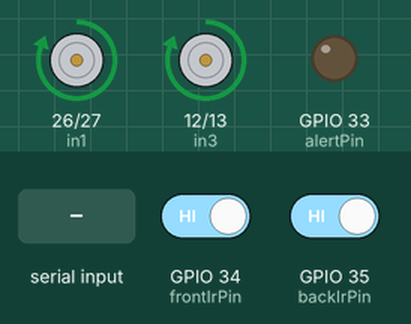
A sketch run on a simulated ESP32. On the bench: motor-driver pin pairs drawn as motors (green arrow = first pin HIGH = forward, orange = second pin HIGH = backward, longer = more drive, scaled by the enable pin), output pins drawn as LEDs (lit = HIGH). The inputs (shaded band) are chosen by the test bench; at power-on: GPIO 34 (frontIrPin) HIGH, GPIO 35 (backIrPin) HIGH.

Above: at 1.2 s.
1.3 s: "90,45\n" received over Serial
At 4.1 s:
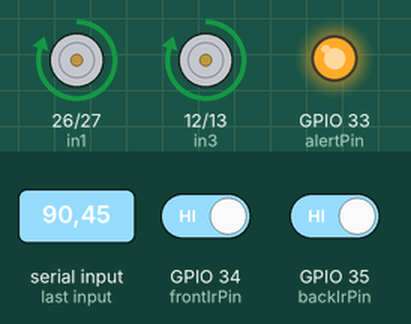
4.3 s: GPIO 34 (frontIrPin) driven LOW and GPIO 35 (backIrPin) driven LOW
At 7.45 s:
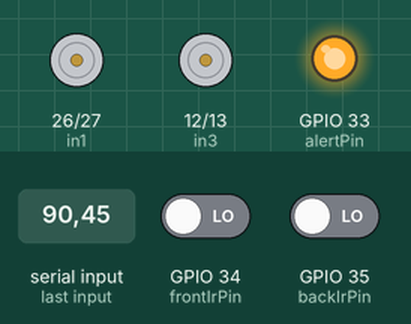
Timing chart, 0 to 16.3 s (numbered marks = the images above; inputs shaded):
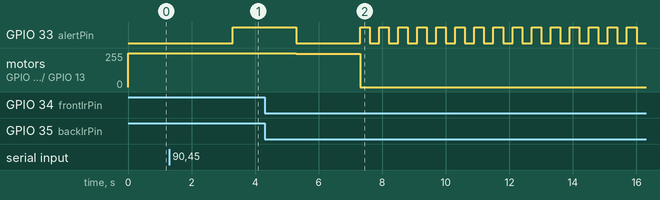

Measured:
- after the input at 1.3 s, GPIO 33 (alertPin): LOW → HIGH after 2.0 s; motor on GPIO 26 (in1) / GPIO 27 (in2), motor on GPIO 12 (in3) / GPIO 13 (in4): forward 255/255 → forward 254/255 at once, → forward 253/255 2.0 s later

The sketch:

Main_code.ino
```cpp
// =======================================================
// 1. PIN DEFINITIONS
// =======================================================
// Motor A (Left)
const int enA = 25;
const int in1 = 26;
const int in2 = 27;

// Motor B (Right)
const int enB = 14;
const int in3 = 12;
const int in4 = 13;

// Sensors & Alerts
const int frontIrPin = 34;    // Front IR Sensor (Input Only Pin)
const int backIrPin = 35;     // Back IR Sensor (Input Only Pin)
const int alertPin = 33;      // Hazard LEDs & Buzzer combined here

// =======================================================
// 2. SYSTEM VARIABLES
// =======================================================
int currentSpeed = 255;
int targetSpeed = 255;
int drowsinessScore = 0;
bool emergencyStopActive = false;

// Non-blocking timer variables for Hazard/Buzzer blinking
unsigned long previousMillis = 0;
const long blinkInterval = 300; // Blink every 300ms
bool alertState = false;

void setup() {
  Serial.begin(9600);

  // Configure Motors
  pinMode(enA, OUTPUT); pinMode(in1, OUTPUT); pinMode(in2, OUTPUT);
  pinMode(enB, OUTPUT); pinMode(in3, OUTPUT); pinMode(in4, OUTPUT);

  // Configure Sensors & Alerts
  pinMode(frontIrPin, INPUT);
  pinMode(backIrPin, INPUT);
  pinMode(alertPin, OUTPUT);

  // Start the rover moving forward
  moveForward(currentSpeed, currentSpeed);
}

void loop() {
  // =======================================================
  // 3. HAZARD LIGHTS & BUZZER LOGIC
  // =======================================================
  // Flash hazards & beep if drowsy or if the car performed an emergency stop
  if (drowsinessScore > 0 || emergencyStopActive) {
    unsigned long currentMillis = millis();
    if (currentMillis - previousMillis >= blinkInterval) {
      previousMillis = currentMillis;
      alertState = !alertState;
      digitalWrite(alertPin, alertState ? HIGH : LOW);
    }
  } else {
    // Awake and safe: Turn off lights and buzzer
    digitalWrite(alertPin, LOW);
    alertState = false;
  }

  // If the emergency stop was triggered, halt the motor logic permanently
  if (emergencyStopActive) return;

  // =======================================================
  // 4. READ DROWSINESS DATA FROM PYTHON
  // =======================================================
  if (Serial.available() > 0) {
    String incomingData = Serial.readStringUntil('\n');
    drowsinessScore = incomingData.toInt();

    // Map score to target speed (255 down to 60 to prevent motor stall)
    if (drowsinessScore == 0) {
      targetSpeed = 255; // Awake
    } else {
      targetSpeed = map(drowsinessScore, 10, 100, 200, 100);
    }
  }

  // =======================================================
  // 5. ADAPTIVE DECELERATION
  // =======================================================
  int frontBlocked = digitalRead(frontIrPin);
  int backBlocked = digitalRead(backIrPin);

  // If BOTH front and back are blocked, decelerate 5x faster!
  int decelStep = (frontBlocked == LOW && backBlocked == LOW) ? 5 : 1;

  if (currentSpeed > targetSpeed) {
    currentSpeed -= decelStep;
    if (currentSpeed < targetSpeed) currentSpeed = targetSpeed; // Prevent undershoot
    moveForward(currentSpeed, currentSpeed);
    delay(2000); // Short delay for smooth braking without freezing lights
  } else if (currentSpeed < targetSpeed) {
    currentSpeed += 1;
    moveForward(currentSpeed, currentSpeed);
    delay(2000);
  }

  // =======================================================
  // 6. OBSTACLE EVASION & EMERGENCY BRAKING
  // =======================================================
  // Only trigger evasion if there is an obstacle AND the driver is drowsy
  if (frontBlocked == LOW && drowsinessScore > 0) {

    if (backBlocked == LOW) {
      // BOXED IN! Do not swerve. Slam the brakes immediately.
      digitalWrite(in1, LOW); digitalWrite(in2, LOW);
      digitalWrite(in3, LOW); digitalWrite(in4, LOW);
      analogWrite(enA, 0); analogWrite(enB, 0);
      emergencyStopActive = true;

    } else {
      // ONLY front is blocked. Safe to swerve right!
      digitalWrite(in1, HIGH); digitalWrite(in2, LOW);
      digitalWrite(in3, LOW);  digitalWrite(in4, HIGH);
      analogWrite(enA, 180);
      analogWrite(enB, 180);

      delay(600); // Wait 0.6 seconds to clear the obstacle

      // Emergency Dead Stop after swerving
      digitalWrite(in1, LOW); digitalWrite(in2, LOW);
      digitalWrite(in3, LOW); digitalWrite(in4, LOW);
      analogWrite(enA, 0); analogWrite(enB, 0);

      emergencyStopActive = true;
    }
  }
}

// =======================================================
// HELPER FUNCTION: Drive Motors
// =======================================================
void moveForward(int speedLeft, int speedRight) {
  digitalWrite(in1, HIGH); digitalWrite(in2, LOW);
  digitalWrite(in3, HIGH); digitalWrite(in4, LOW);
  analogWrite(enA, speedLeft);
  analogWrite(enB, speedRight);
}
```
